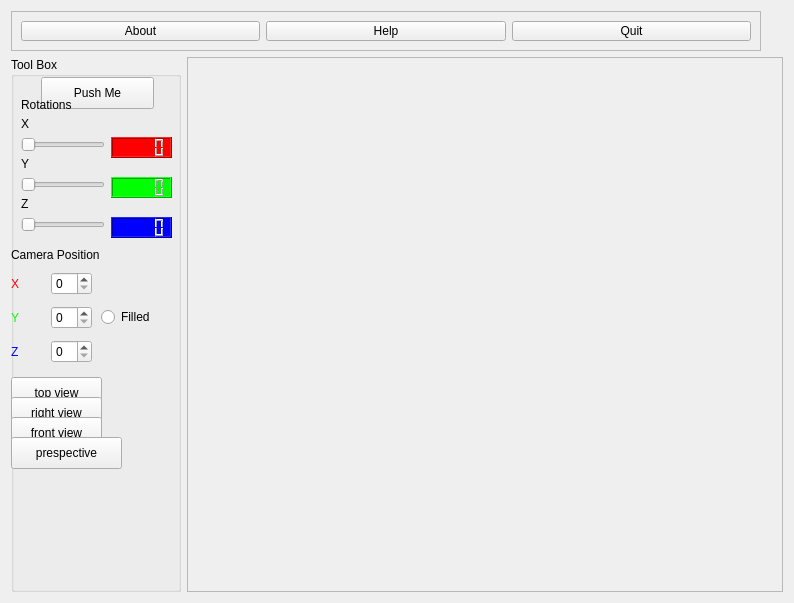
<?xml version="1.0" encoding="UTF-8"?>
<ui version="4.0">
 <class>frmMain</class>
 <widget class="QWidget" name="frmMain">
  <property name="geometry">
   <rect>
    <x>0</x>
    <y>0</y>
    <width>794</width>
    <height>603</height>
   </rect>
  </property>
  <property name="windowTitle">
   <string>OpenGl - Qt -Direct Mode Drawing</string>
  </property>
  <layout class="QGridLayout" name="gridLayout">
   <item row="0" column="0" colspan="2">
    <widget class="QFrame" name="frame">
     <property name="enabled">
      <bool>true</bool>
     </property>
     <property name="maximumSize">
      <size>
       <width>750</width>
       <height>40</height>
      </size>
     </property>
     <property name="frameShape">
      <enum>QFrame::StyledPanel</enum>
     </property>
     <property name="frameShadow">
      <enum>QFrame::Raised</enum>
     </property>
     <layout class="QHBoxLayout" name="horizontalLayout">
      <item>
       <widget class="QPushButton" name="pushButton_10">
        <property name="text">
         <string>About</string>
        </property>
       </widget>
      </item>
      <item>
       <widget class="QPushButton" name="pushButton_11">
        <property name="text">
         <string>Help</string>
        </property>
       </widget>
      </item>
      <item>
       <widget class="QPushButton" name="btnClose">
        <property name="text">
         <string>Quit</string>
        </property>
       </widget>
      </item>
     </layout>
    </widget>
   </item>
   <item row="1" column="1">
    <widget class="QScrollArea" name="glWidgetArea">
     <property name="sizePolicy">
      <sizepolicy hsizetype="Ignored" vsizetype="Ignored">
       <horstretch>0</horstretch>
       <verstretch>0</verstretch>
      </sizepolicy>
     </property>
     <property name="verticalScrollBarPolicy">
      <enum>Qt::ScrollBarAlwaysOff</enum>
     </property>
     <property name="horizontalScrollBarPolicy">
      <enum>Qt::ScrollBarAlwaysOff</enum>
     </property>
     <property name="widgetResizable">
      <bool>true</bool>
     </property>
     <widget class="QWidget" name="scrollAreaWidgetContents">
      <property name="geometry">
       <rect>
        <x>0</x>
        <y>0</y>
        <width>582</width>
        <height>521</height>
       </rect>
      </property>
     </widget>
    </widget>
   </item>
   <item row="1" column="0">
    <widget class="QGroupBox" name="groupBox">
     <property name="maximumSize">
      <size>
       <width>170</width>
       <height>900</height>
      </size>
     </property>
     <property name="title">
      <string>Tool Box</string>
     </property>
     <widget class="QPushButton" name="pushButton">
      <property name="geometry">
       <rect>
        <x>30</x>
        <y>20</y>
        <width>113</width>
        <height>32</height>
       </rect>
      </property>
      <property name="text">
       <string>Push Me</string>
      </property>
     </widget>
     <widget class="QLabel" name="label_2">
      <property name="geometry">
       <rect>
        <x>10</x>
        <y>40</y>
        <width>61</width>
        <height>16</height>
       </rect>
      </property>
      <property name="text">
       <string>Rotations</string>
      </property>
     </widget>
     <widget class="QLabel" name="label_7">
      <property name="geometry">
       <rect>
        <x>0</x>
        <y>190</y>
        <width>131</width>
        <height>16</height>
       </rect>
      </property>
      <property name="text">
       <string>Camera Position</string>
      </property>
     </widget>
     <widget class="QWidget" name="layoutWidget">
      <property name="geometry">
       <rect>
        <x>10</x>
        <y>100</y>
        <width>151</width>
        <height>41</height>
       </rect>
      </property>
      <layout class="QFormLayout" name="formLayout">
       <item row="0" column="0">
        <widget class="QLabel" name="label_3">
         <property name="text">
          <string>Y</string>
         </property>
        </widget>
       </item>
       <item row="1" column="0">
        <widget class="QSlider" name="horizontalSlider_2">
         <property name="maximum">
          <number>360</number>
         </property>
         <property name="pageStep">
          <number>1</number>
         </property>
         <property name="orientation">
          <enum>Qt::Horizontal</enum>
         </property>
        </widget>
       </item>
       <item row="1" column="1">
        <widget class="QLCDNumber" name="lcdNumber_2">
         <property name="styleSheet">
          <string notr="true">background-color: rgb(0, 255, 0);</string>
         </property>
        </widget>
       </item>
      </layout>
     </widget>
     <widget class="QWidget" name="layoutWidget">
      <property name="geometry">
       <rect>
        <x>10</x>
        <y>60</y>
        <width>151</width>
        <height>41</height>
       </rect>
      </property>
      <layout class="QFormLayout" name="formLayout_2">
       <item row="0" column="0">
        <widget class="QLabel" name="label">
         <property name="text">
          <string>X </string>
         </property>
        </widget>
       </item>
       <item row="1" column="0">
        <widget class="QSlider" name="horizontalSlider">
         <property name="maximum">
          <number>360</number>
         </property>
         <property name="pageStep">
          <number>1</number>
         </property>
         <property name="orientation">
          <enum>Qt::Horizontal</enum>
         </property>
        </widget>
       </item>
       <item row="1" column="1">
        <widget class="QLCDNumber" name="lcdNumber">
         <property name="styleSheet">
          <string notr="true">background-color: rgb(255, 0, 0);</string>
         </property>
        </widget>
       </item>
      </layout>
     </widget>
     <widget class="QWidget" name="layoutWidget">
      <property name="geometry">
       <rect>
        <x>10</x>
        <y>140</y>
        <width>151</width>
        <height>41</height>
       </rect>
      </property>
      <layout class="QFormLayout" name="formLayout_3">
       <item row="0" column="0">
        <widget class="QLabel" name="label_4">
         <property name="text">
          <string>Z</string>
         </property>
        </widget>
       </item>
       <item row="1" column="0">
        <widget class="QSlider" name="horizontalSlider_3">
         <property name="maximum">
          <number>360</number>
         </property>
         <property name="pageStep">
          <number>1</number>
         </property>
         <property name="orientation">
          <enum>Qt::Horizontal</enum>
         </property>
        </widget>
       </item>
       <item row="1" column="1">
        <widget class="QLCDNumber" name="lcdNumber_3">
         <property name="styleSheet">
          <string notr="true">background-color: rgb(0,0, 255);</string>
         </property>
        </widget>
       </item>
      </layout>
     </widget>
     <widget class="QRadioButton" name="radioButton">
      <property name="geometry">
       <rect>
        <x>90</x>
        <y>250</y>
        <width>61</width>
        <height>20</height>
       </rect>
      </property>
      <property name="text">
       <string>Filled</string>
      </property>
     </widget>
     <widget class="QWidget" name="layoutWidget">
      <property name="geometry">
       <rect>
        <x>0</x>
        <y>210</y>
        <width>81</width>
        <height>103</height>
       </rect>
      </property>
      <layout class="QVBoxLayout" name="verticalLayout">
       <item>
        <layout class="QHBoxLayout" name="horizontalLayout_2">
         <item>
          <widget class="QLabel" name="label_5">
           <property name="styleSheet">
            <string notr="true">font: 75 18pt &quot;Lucida Grande&quot;;
color: rgb(255, 0, 0);</string>
           </property>
           <property name="text">
            <string>X</string>
           </property>
          </widget>
         </item>
         <item>
          <widget class="QSpinBox" name="spinBox"/>
         </item>
        </layout>
       </item>
       <item>
        <layout class="QHBoxLayout" name="horizontalLayout_3">
         <item>
          <widget class="QLabel" name="label_6">
           <property name="styleSheet">
            <string notr="true">font: 75 18pt &quot;Lucida Grande&quot;;
color: rgb(0, 255, 0);</string>
           </property>
           <property name="text">
            <string>Y</string>
           </property>
          </widget>
         </item>
         <item>
          <widget class="QSpinBox" name="spinBox_2"/>
         </item>
        </layout>
       </item>
       <item>
        <layout class="QHBoxLayout" name="horizontalLayout_4">
         <item>
          <widget class="QLabel" name="label_8">
           <property name="styleSheet">
            <string notr="true">font: 75 18pt &quot;Lucida Grande&quot;;
color: rgb(0, 0, 255);</string>
           </property>
           <property name="text">
            <string>Z</string>
           </property>
          </widget>
         </item>
         <item>
          <widget class="QSpinBox" name="spinBox_3"/>
         </item>
        </layout>
       </item>
      </layout>
     </widget>
     <widget class="QPushButton" name="pushButton_2">
      <property name="geometry">
       <rect>
        <x>0</x>
        <y>320</y>
        <width>91</width>
        <height>31</height>
       </rect>
      </property>
      <property name="text">
       <string>top view</string>
      </property>
     </widget>
     <widget class="QPushButton" name="pushButton_3">
      <property name="geometry">
       <rect>
        <x>0</x>
        <y>340</y>
        <width>91</width>
        <height>31</height>
       </rect>
      </property>
      <property name="text">
       <string>right view</string>
      </property>
     </widget>
     <widget class="QPushButton" name="pushButton_4">
      <property name="geometry">
       <rect>
        <x>0</x>
        <y>360</y>
        <width>91</width>
        <height>31</height>
       </rect>
      </property>
      <property name="text">
       <string>front view</string>
      </property>
     </widget>
     <widget class="QPushButton" name="pushButton_5">
      <property name="geometry">
       <rect>
        <x>0</x>
        <y>380</y>
        <width>111</width>
        <height>32</height>
       </rect>
      </property>
      <property name="text">
       <string>prespective</string>
      </property>
     </widget>
    </widget>
   </item>
  </layout>
 </widget>
 <resources/>
 <connections>
  <connection>
   <sender>btnClose</sender>
   <signal>clicked()</signal>
   <receiver>frmMain</receiver>
   <slot>endit()</slot>
   <hints>
    <hint type="sourcelabel">
     <x>753</x>
     <y>45</y>
    </hint>
    <hint type="destinationlabel">
     <x>657</x>
     <y>530</y>
    </hint>
   </hints>
  </connection>
  <connection>
   <sender>btnClose</sender>
   <signal>clicked()</signal>
   <receiver>frmMain</receiver>
   <slot>clear()</slot>
   <hints>
    <hint type="sourcelabel">
     <x>753</x>
     <y>45</y>
    </hint>
    <hint type="destinationlabel">
     <x>650</x>
     <y>579</y>
    </hint>
   </hints>
  </connection>
  <connection>
   <sender>pushButton_10</sender>
   <signal>clicked()</signal>
   <receiver>frmMain</receiver>
   <slot>aboutBut()</slot>
   <hints>
    <hint type="sourcelabel">
     <x>99</x>
     <y>45</y>
    </hint>
    <hint type="destinationlabel">
     <x>793</x>
     <y>41</y>
    </hint>
   </hints>
  </connection>
  <connection>
   <sender>pushButton_11</sender>
   <signal>clicked()</signal>
   <receiver>frmMain</receiver>
   <slot>helpBut()</slot>
   <hints>
    <hint type="sourcelabel">
     <x>437</x>
     <y>45</y>
    </hint>
    <hint type="destinationlabel">
     <x>196</x>
     <y>101</y>
    </hint>
   </hints>
  </connection>
  <connection>
   <sender>btnClose</sender>
   <signal>clicked()</signal>
   <receiver>frmMain</receiver>
   <slot>endit()</slot>
   <hints>
    <hint type="sourcelabel">
     <x>625</x>
     <y>32</y>
    </hint>
    <hint type="destinationlabel">
     <x>194</x>
     <y>215</y>
    </hint>
   </hints>
  </connection>
  <connection>
   <sender>pushButton</sender>
   <signal>clicked()</signal>
   <receiver>frmMain</receiver>
   <slot>pushmebut()</slot>
   <hints>
    <hint type="sourcelabel">
     <x>101</x>
     <y>104</y>
    </hint>
    <hint type="destinationlabel">
     <x>190</x>
     <y>155</y>
    </hint>
   </hints>
  </connection>
  <connection>
   <sender>horizontalSlider</sender>
   <signal>valueChanged(int)</signal>
   <receiver>frmMain</receiver>
   <slot>xrot(int)</slot>
   <hints>
    <hint type="sourcelabel">
     <x>107</x>
     <y>152</y>
    </hint>
    <hint type="destinationlabel">
     <x>186</x>
     <y>256</y>
    </hint>
   </hints>
  </connection>
  <connection>
   <sender>horizontalSlider_2</sender>
   <signal>valueChanged(int)</signal>
   <receiver>frmMain</receiver>
   <slot>yrot(int)</slot>
   <hints>
    <hint type="sourcelabel">
     <x>98</x>
     <y>192</y>
    </hint>
    <hint type="destinationlabel">
     <x>188</x>
     <y>306</y>
    </hint>
   </hints>
  </connection>
  <connection>
   <sender>horizontalSlider_3</sender>
   <signal>valueChanged(int)</signal>
   <receiver>frmMain</receiver>
   <slot>zrot(int)</slot>
   <hints>
    <hint type="sourcelabel">
     <x>104</x>
     <y>232</y>
    </hint>
    <hint type="destinationlabel">
     <x>190</x>
     <y>401</y>
    </hint>
   </hints>
  </connection>
  <connection>
   <sender>horizontalSlider</sender>
   <signal>valueChanged(int)</signal>
   <receiver>lcdNumber</receiver>
   <slot>display(int)</slot>
   <hints>
    <hint type="sourcelabel">
     <x>107</x>
     <y>152</y>
    </hint>
    <hint type="destinationlabel">
     <x>175</x>
     <y>152</y>
    </hint>
   </hints>
  </connection>
  <connection>
   <sender>horizontalSlider_2</sender>
   <signal>valueChanged(int)</signal>
   <receiver>lcdNumber_2</receiver>
   <slot>display(int)</slot>
   <hints>
    <hint type="sourcelabel">
     <x>81</x>
     <y>192</y>
    </hint>
    <hint type="destinationlabel">
     <x>175</x>
     <y>192</y>
    </hint>
   </hints>
  </connection>
  <connection>
   <sender>horizontalSlider_3</sender>
   <signal>valueChanged(int)</signal>
   <receiver>lcdNumber_3</receiver>
   <slot>display(int)</slot>
   <hints>
    <hint type="sourcelabel">
     <x>79</x>
     <y>232</y>
    </hint>
    <hint type="destinationlabel">
     <x>175</x>
     <y>232</y>
    </hint>
   </hints>
  </connection>
  <connection>
   <sender>spinBox</sender>
   <signal>valueChanged(int)</signal>
   <receiver>frmMain</receiver>
   <slot>xFrom(int)</slot>
   <hints>
    <hint type="sourcelabel">
     <x>77</x>
     <y>288</y>
    </hint>
    <hint type="destinationlabel">
     <x>190</x>
     <y>382</y>
    </hint>
   </hints>
  </connection>
  <connection>
   <sender>spinBox_2</sender>
   <signal>valueChanged(int)</signal>
   <receiver>frmMain</receiver>
   <slot>yFrom(int)</slot>
   <hints>
    <hint type="sourcelabel">
     <x>90</x>
     <y>325</y>
    </hint>
    <hint type="destinationlabel">
     <x>190</x>
     <y>442</y>
    </hint>
   </hints>
  </connection>
  <connection>
   <sender>spinBox_3</sender>
   <signal>valueChanged(int)</signal>
   <receiver>frmMain</receiver>
   <slot>zFrom(int)</slot>
   <hints>
    <hint type="sourcelabel">
     <x>90</x>
     <y>362</y>
    </hint>
    <hint type="destinationlabel">
     <x>189</x>
     <y>506</y>
    </hint>
   </hints>
  </connection>
  <connection>
   <sender>radioButton</sender>
   <signal>clicked(bool)</signal>
   <receiver>frmMain</receiver>
   <slot>filledOn(bool)</slot>
   <hints>
    <hint type="sourcelabel">
     <x>124</x>
     <y>322</y>
    </hint>
    <hint type="destinationlabel">
     <x>190</x>
     <y>550</y>
    </hint>
   </hints>
  </connection>
  <connection>
   <sender>pushButton_2</sender>
   <signal>clicked()</signal>
   <receiver>frmMain</receiver>
   <slot>topView()</slot>
   <hints>
    <hint type="sourcelabel">
     <x>102</x>
     <y>391</y>
    </hint>
    <hint type="destinationlabel">
     <x>187</x>
     <y>354</y>
    </hint>
   </hints>
  </connection>
  <connection>
   <sender>pushButton_4</sender>
   <signal>clicked()</signal>
   <receiver>frmMain</receiver>
   <slot>frontView()</slot>
   <hints>
    <hint type="sourcelabel">
     <x>102</x>
     <y>431</y>
    </hint>
    <hint type="destinationlabel">
     <x>192</x>
     <y>531</y>
    </hint>
   </hints>
  </connection>
  <connection>
   <sender>pushButton_3</sender>
   <signal>clicked()</signal>
   <receiver>frmMain</receiver>
   <slot>rightView()</slot>
   <hints>
    <hint type="sourcelabel">
     <x>93</x>
     <y>405</y>
    </hint>
    <hint type="destinationlabel">
     <x>191</x>
     <y>476</y>
    </hint>
   </hints>
  </connection>
  <connection>
   <sender>pushButton_5</sender>
   <signal>clicked()</signal>
   <receiver>frmMain</receiver>
   <slot>prespective()</slot>
   <hints>
    <hint type="sourcelabel">
     <x>118</x>
     <y>455</y>
    </hint>
    <hint type="destinationlabel">
     <x>188</x>
     <y>428</y>
    </hint>
   </hints>
  </connection>
 </connections>
 <slots>
  <slot>pushmebut()</slot>
  <slot>xrot(int)</slot>
  <slot>yrot(int)</slot>
  <slot>zrot(int)</slot>
  <slot>xFrom(int)</slot>
  <slot>yFrom(int)</slot>
  <slot>zFrom(int)</slot>
  <slot>filledOn(bool)</slot>
  <slot>topView()</slot>
  <slot>rightView()</slot>
  <slot>frontView()</slot>
  <slot>prespective()</slot>
 </slots>
</ui>
